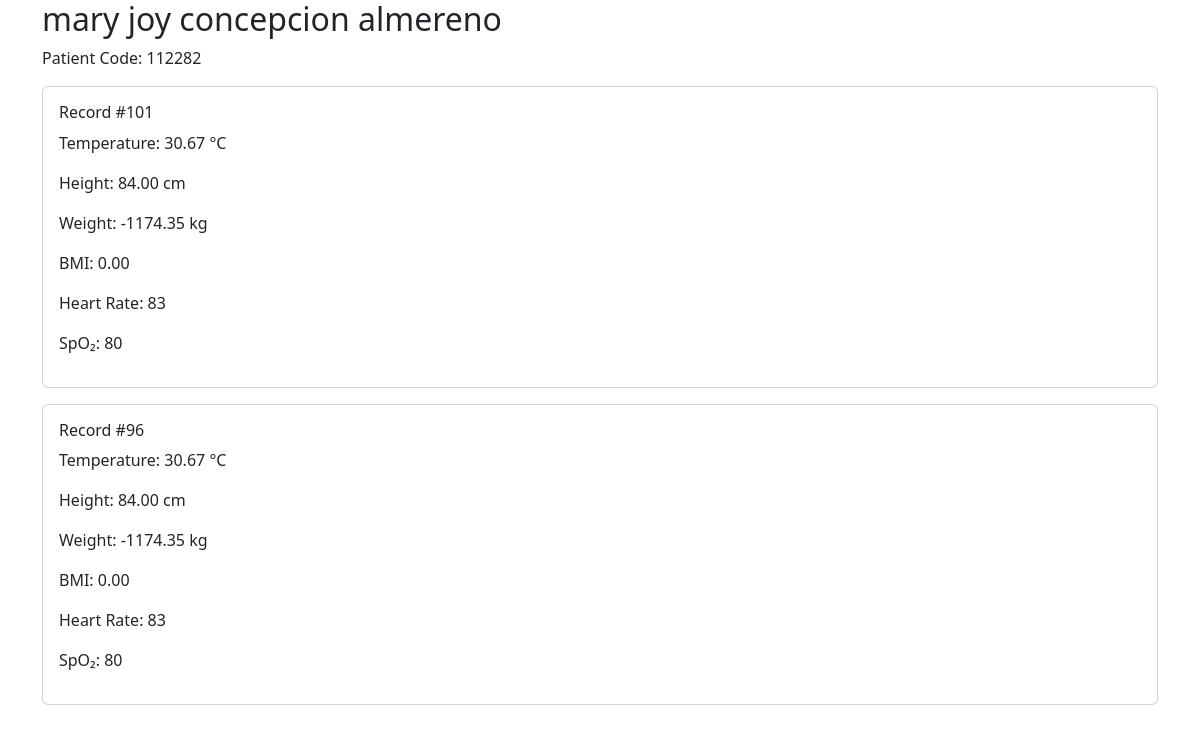
The app's page /admin/logs/patient-history-view.php?id=58 with its own data.
### tables this page shows
CREATE TABLE `users` (
  `id` int(11) NOT NULL,
  `fullname` varchar(100) NOT NULL,
  `last_name` varchar(50) DEFAULT NULL,
  `first_name` varchar(50) DEFAULT NULL,
  `middle_name` varchar(50) DEFAULT NULL,
  `suffix` varchar(20) DEFAULT NULL,
  `age` int(11) DEFAULT NULL,
  `birth_date` date DEFAULT NULL,
  `gender` enum('Male','Female') DEFAULT NULL,
  `address` text DEFAULT NULL,
  `barangay` varchar(100) DEFAULT NULL,
  `city_municipality` varchar(100) DEFAULT NULL,
  `province` varchar(100) DEFAULT NULL,
  `code_number` varchar(6) NOT NULL,
  `role` enum('admin','patient') NOT NULL,
  `created_at` timestamp NOT NULL DEFAULT current_timestamp(),
  `contact_number` varchar(20) DEFAULT NULL,
  `service_type` varchar(50) NOT NULL,
  `patient_number` int(11) NOT NULL DEFAULT 0,
  `blood_type` varchar(5) DEFAULT NULL
);

CREATE TABLE `measurements` (
  `id` int(11) NOT NULL,
  `user_id` int(11) NOT NULL,
  `temperature` decimal(5,2) DEFAULT NULL,
  `weight` decimal(6,2) DEFAULT NULL,
  `height` decimal(6,2) DEFAULT NULL,
  `bmi` decimal(5,2) DEFAULT NULL,
  `heart_rate` int(11) DEFAULT NULL,
  `spo2` int(11) DEFAULT NULL,
  `systolic` int(11) DEFAULT NULL,
  `diastolic` int(11) DEFAULT NULL,
  `created_at` timestamp NOT NULL DEFAULT current_timestamp(),
  `service_type` varchar(100) DEFAULT NULL
);

### admin/logs/patient-history-view.php (the view, shortened to what this page needs)
<?php
$id = (int)$_GET['id'];
$patient = mysqli_fetch_assoc(
    mysqli_query(
        $conn,
        "SELECT * FROM users WHERE id='$id'"
    )
);
$records = mysqli_query(
    $conn,
    "SELECT *
     FROM measurements
     WHERE user_id='$id'
     ORDER BY id DESC"
);
?>
<!DOCTYPE html>
<html>
<head>
<link href="https://cdn.jsdelivr.net/npm/bootstrap@5.3.3/dist/css/bootstrap.min.css" rel="stylesheet">
</head>
<body>
<div class="container py-0">
<h2><?= $patient['fullname'] ?></h2>
<p>
Patient Code:
<?= $patient['code_number'] ?>
</p>
<?php while($row=mysqli_fetch_assoc($records)): ?>
<div class="card mb-3">
    <div class="card-body">
        <h6>
            Record #<?= $row['id'] ?>
        </h6>
        <p>Temperature: <?= $row['temperature'] ?> °C</p>
        <p>Height: <?= $row['height'] ?> cm</p>
        <p>Weight: <?= $row['weight'] ?> kg</p>
        <p>BMI: <?= $row['bmi'] ?></p>
        <p>Heart Rate: <?= $row['heart_rate'] ?></p>
        <p>SpO₂: <?= $row['spo2'] ?></p>
    </div>
</div>
<?php endwhile; ?>
</div>
</body>
</html>

### records on screen
users: code_number "112282"
measurements: id "101", temperature "30.67", height "84.00", weight "-1174.35", bmi "0.00", heart_rate "83", spo2 "80"
measurements: id "96", temperature "30.67", height "84.00", weight "-1174.35", bmi "0.00", heart_rate "83", spo2 "80"
